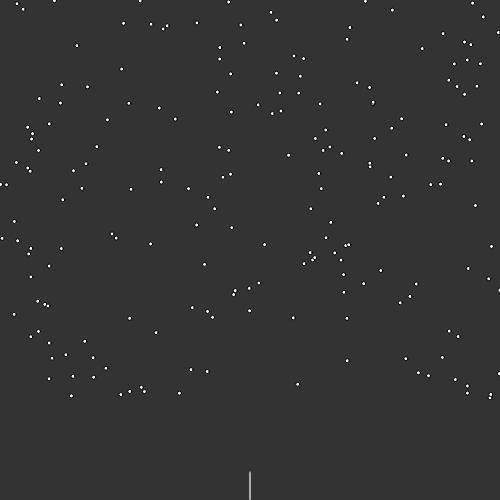
Frame 1 (no input)
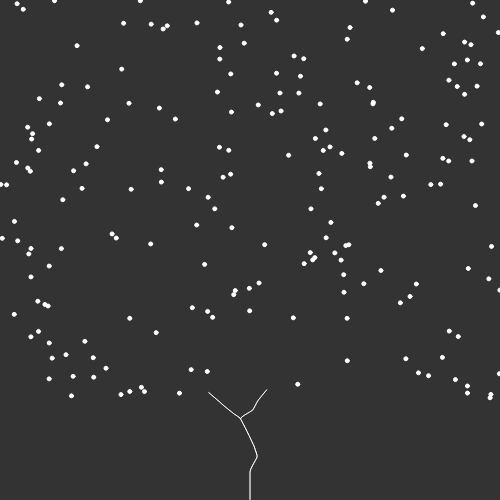
Frame 60 (no input)
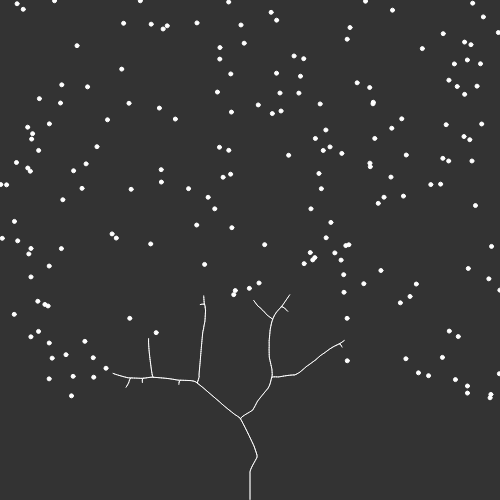
Frame 120 (the mouse pressed at the canvas centre since frame 60)

The p5.js sketch that drew these frames (run headless with seeded random() and noise() and a simulated clock; from frame 60 on, the mouse is pressed at the canvas centre):

// p5.js sketch
// ── sketch.js
var tree;
var max_dist = 100;
var min_dist = 10;


function setup() {
    createCanvas(500, 500);
    tree = new Tree();
}

function draw() {
    background(51);

    tree.show();
    tree.grow();
}
// ── branch.js

function Branch(parent, pos, dir) {
    this.pos = pos;
    this.parent = parent;
    this.dir = dir;
    this.origDir = this.dir.copy();
    this.count = 0; // how many leaves are around
    this.len = 2;

    this.reset = function() {
        this.dir = this.origDir.copy();
        this.count = 0;
    }

    this.next = function() {
        var nextDir = p5.Vector.mult(this.dir, this.len);
        var nextPos = p5.Vector.add(this.pos, nextDir);
        var nextBranch = new Branch(this, nextPos, this.dir.copy());
        return nextBranch;
    }

    this.show = function() {
        if(parent != null) {
            stroke(255);
            line(this.pos.x, this.pos.y, this.parent.pos.x, this.parent.pos.y);
        }
    }
}
// ── leaf.js
function Leaf() {
    this.pos = createVector(random(width), random(height - 100));
    this.reached = false;

    this.show = function() {
        ellipse(this.pos.x, this.pos.y, 4, 4);
    }

}
// ── tree.js

function Tree() {
    this.leaves = [];
    this.branches = [];
    this.numOfLeaves = 200;


    for (var i = 0; i < this.numOfLeaves; i++){
        this.leaves.push(new Leaf());
    }

    var pos = createVector(width/2, height);
    var dir = createVector(0, -1);
    var root = new Branch(null, pos, dir);
    this.branches.push(root);

    var  current = root;

    var found = false;
    while (!found) {
        for (var i = 0; i < this.leaves.length; i++){
            var d = p5.Vector.dist(current.pos, this.leaves[i].pos);
            if (d < max_dist) {
                found = true;
            }
        }

        if (!found) {
            var branch = current.next();
            current = branch;
            this.branches.push(current);
        }
    }

    this.grow = function() {
        for (var i = 0; i < this.leaves.length; i++){
            var leaf = this.leaves[i];
            var closestBranch = null;
            var record = 100000;
            for (var j = 0; j < this.branches.length; j++){
                var branch = this.branches[j];
                var d = p5.Vector.dist(leaf.pos, branch.pos);
                if (d < min_dist) {
                    leaf.reached = true;
                    closestBranch = null;
                    break;
                } else if (d > max_dist) {

                }else if (closestBranch == null || d < record) {
                    closestBranch = branch;
                    record = d;
                }
            }
            if (closestBranch != null) {
                var newDir = p5.Vector.sub(leaf.pos, closestBranch.pos);
                newDir.normalize();
                closestBranch.dir.add(newDir);
                closestBranch.count++;
            }
        }

        for (var i = this.leaves.length-1; i>=0; i--){
            if (this.leaves[i].reached) {
                this.leaves.splice(i, 1);
            }
        }

        for (var i = this.branches.length -1; i>=0; i--){
            var branch = this.branches[i];
            if (branch.count > 0) {
                branch.dir.div(branch.count + 1);
                this.branches.push(branch.next());
            }
            branch.reset();
        }
    }

    this.show = function() {
        for (var i = 0; i < this.leaves.length; i++){
            this.leaves[i].show();
        }

        for (var i = 0; i < this.branches.length; i++){
            this.branches[i].show();
        }
    
    }

}
